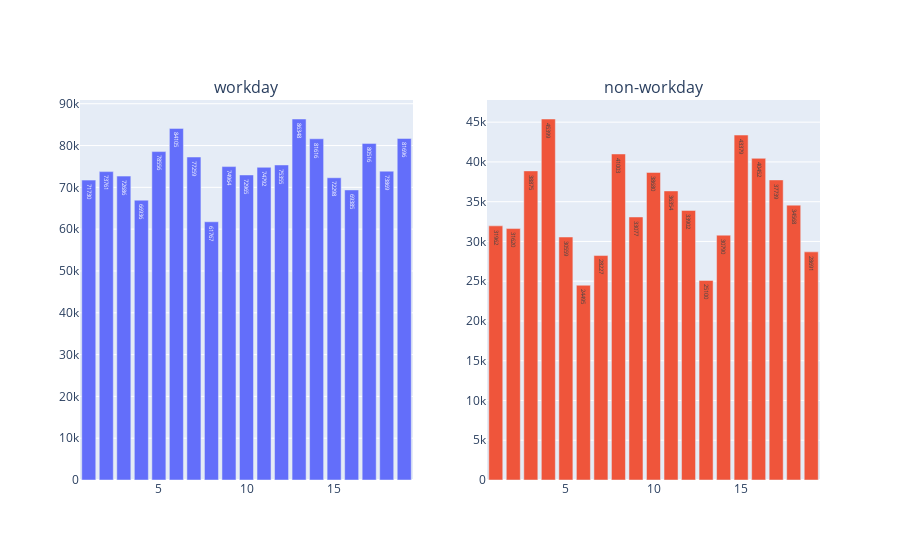

The notebook cell this image was saved under:
### Code cell
visualize('day')

### Figure 1 — Plotly figure (JSON) as saved in the notebook; plotly's stock layout.template omitted (floating-point values rounded to 4 significant figures)
{"data": [{"text": [71730, 73761, 72686, 66936, 78556, 84105, 77259, 61767, 74964, 72965, 74792, 75355, 86348, 81616, 72298, 69385, 80516, 73869, 81696], "textposition": "auto", "texttemplate": "%{text:.0f}", "type": "bar", "x": [1, 2, 3, 4, 5, 6, 7, 8, 9, 10, 11, 12, 13, 14, 15, 16, 17, 18, 19], "xaxis": "x", "y": [71730, 73761, 72686, 66936, 78556, 84105, 77259, 61767, 74964, 72965, 74792, 75355, 86348, 81616, 72298, 69385, 80516, 73869, 81696], "yaxis": "y"}, {"text": [31962, 31620, 38875, 45399, 30559, 24495, 28227, 41003, 33077, 38680, 36354, 33902, 25100, 30790, 43379, 40452, 37739, 34568, 28691], "textposition": "auto", "texttemplate": "%{text:.0f}", "type": "bar", "x": [1, 2, 3, 4, 5, 6, 7, 8, 9, 10, 11, 12, 13, 14, 15, 16, 17, 18, 19], "xaxis": "x2", "y": [31962, 31620, 38875, 45399, 30559, 24495, 28227, 41003, 33077, 38680, 36354, 33902, 25100, 30790, 43379, 40452, 37739, 34568, 28691], "yaxis": "y2"}], "layout": {"annotations": [{"font": {"size": 16}, "showarrow": false, "text": "workday", "x": 0.225, "xanchor": "center", "xref": "paper", "y": 1, "yanchor": "bottom", "yref": "paper"}, {"font": {"size": 16}, "showarrow": false, "text": "non-workday", "x": 0.775, "xanchor": "center", "xref": "paper", "y": 1, "yanchor": "bottom", "yref": "paper"}], "showlegend": false, "xaxis": {"anchor": "y", "domain": [0, 0.45]}, "xaxis2": {"anchor": "y2", "domain": [0.55, 1]}, "yaxis": {"anchor": "x", "domain": [0, 1]}, "yaxis2": {"anchor": "x2", "domain": [0, 1]}}}
